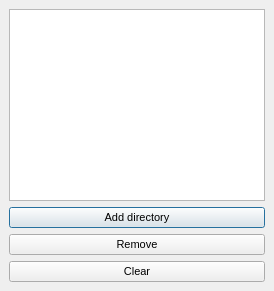
  <widget class="QDockWidget" name="dockLoading">
   <property name="sizePolicy">
    <sizepolicy hsizetype="Expanding" vsizetype="Preferred">
     <horstretch>0</horstretch>
     <verstretch>0</verstretch>
    </sizepolicy>
   </property>
   <property name="minimumSize">
    <size>
     <width>170</width>
     <height>226</height>
    </size>
   </property>
   <property name="features">
    <set>QDockWidget::DockWidgetFloatable|QDockWidget::DockWidgetMovable</set>
   </property>
   <property name="allowedAreas">
    <set>Qt::LeftDockWidgetArea|Qt::RightDockWidgetArea</set>
   </property>
   <property name="windowTitle">
    <string>Loading</string>
   </property>
   <attribute name="dockWidgetArea">
    <number>1</number>
   </attribute>
   <widget class="QWidget" name="dockWidgetContents_3">
    <layout class="QVBoxLayout" name="verticalLayout_7">
     <item>
      <widget class="QListWidget" name="tilesList">
       <property name="sizePolicy">
        <sizepolicy hsizetype="Expanding" vsizetype="Expanding">
         <horstretch>0</horstretch>
         <verstretch>0</verstretch>
        </sizepolicy>
       </property>
       <property name="selectionMode">
        <enum>QAbstractItemView::ExtendedSelection</enum>
       </property>
       <property name="selectionBehavior">
        <enum>QAbstractItemView::SelectItems</enum>
       </property>
      </widget>
     </item>
     <item>
      <layout class="QHBoxLayout" name="horizontalLayout_10">
       <property name="spacing">
        <number>0</number>
       </property>
       <property name="sizeConstraint">
        <enum>QLayout::SetDefaultConstraint</enum>
       </property>
       <item>
        <widget class="QPushButton" name="addTiles">
         <property name="sizePolicy">
          <sizepolicy hsizetype="Minimum" vsizetype="Fixed">
           <horstretch>0</horstretch>
           <verstretch>0</verstretch>
          </sizepolicy>
         </property>
         <property name="maximumSize">
          <size>
           <width>16777215</width>
           <height>16777215</height>
          </size>
         </property>
         <property name="font">
          <font>
           <pointsize>8</pointsize>
          </font>
         </property>
         <property name="toolTip">
          <string>Clear list and add new direcroty.  All images will be packed recursively.</string>
         </property>
         <property name="text">
          <string>Add directory</string>
         </property>
         <property name="autoDefault">
          <bool>false</bool>
         </property>
         <property name="default">
          <bool>true</bool>
         </property>
         <property name="flat">
          <bool>false</bool>
         </property>
        </widget>
       </item>
      </layout>
     </item>
     <item>
      <widget class="QPushButton" name="removeTiles">
       <property name="sizePolicy">
        <sizepolicy hsizetype="Expanding" vsizetype="Fixed">
         <horstretch>0</horstretch>
         <verstretch>0</verstretch>
        </sizepolicy>
       </property>
       <property name="maximumSize">
        <size>
         <width>16777215</width>
         <height>16777215</height>
        </size>
       </property>
       <property name="font">
        <font>
         <pointsize>8</pointsize>
        </font>
       </property>
       <property name="toolTip">
        <string>Remove selected images.</string>
       </property>
       <property name="text">
        <string>Remove</string>
       </property>
       <property name="autoDefault">
        <bool>false</bool>
       </property>
       <property name="default">
        <bool>false</bool>
       </property>
       <property name="flat">
        <bool>false</bool>
       </property>
      </widget>
     </item>
     <item>
      <widget class="QPushButton" name="clearTiles">
       <property name="sizePolicy">
        <sizepolicy hsizetype="Minimum" vsizetype="Fixed">
         <horstretch>0</horstretch>
         <verstretch>0</verstretch>
        </sizepolicy>
       </property>
       <property name="maximumSize">
        <size>
         <width>16777215</width>
         <height>16777215</height>
        </size>
       </property>
       <property name="font">
        <font>
         <pointsize>8</pointsize>
        </font>
       </property>
       <property name="toolTip">
        <string>Clear list.</string>
       </property>
       <property name="text">
        <string>Clear</string>
       </property>
       <property name="autoDefault">
        <bool>false</bool>
       </property>
       <property name="default">
        <bool>false</bool>
       </property>
       <property name="flat">
        <bool>false</bool>
       </property>
      </widget>
     </item>
    </layout>
   </widget>
  </widget>
